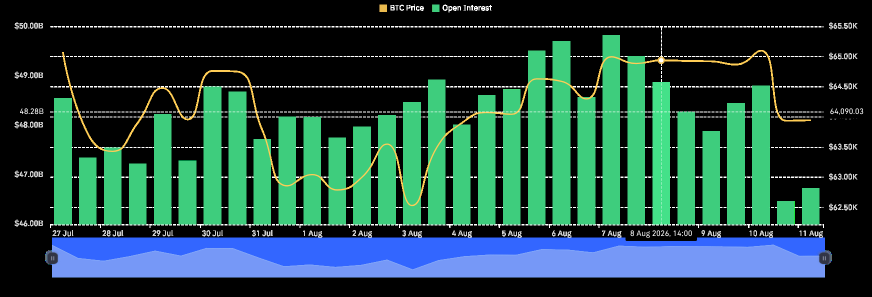
#> input picture download.png, 1743 x 594 px (shown at 1/2 size); its folder holds only this picture in this run
$ python -i skan.py   (imports and definitions only)
#> lines starting #> are read from the running program, lines starting #| are printed output that depends on the picture; after the words box and inside, x2 and y2 are one past the last pixel; in counts of white or black regions, pixels touching at a corner belong together
import glob
import os
import cv2
import numpy as np
import pandas as pd
import pytesseract
from datetime import datetime, timedelta
import re

# Konfiguracja ścieżki Tesseract (odkomentuj i ustaw jeśli wymagane na Twoim systemie Windows)
# pytesseract.pytesseract.tesseract_cmd = r'C:\Program Files\Tesseract-OCR\tesseract.exe'


# [4 lines left out: function setup_directories, not called in this run]


def ocr_digits_only(crop_img):
    """Maksymalnie dokładny OCR dla cyfr i symboli daty/czasu."""
    if crop_img is None or crop_img.size == 0:
        return ''

    # 1. Powiększenie (3x)
    resized = cv2.resize(crop_img, None, fx=3, fy=3, interpolation=cv2.INTER_CUBIC)

    # 2. Szarość + Binaryzacja Otsu
    gray = cv2.cvtColor(resized, cv2.COLOR_BGR2GRAY)
    _, thresh = cv2.threshold(gray, 0, 255, cv2.THRESH_BINARY_INV + cv2.THRESH_OTSU)

    # 3. Dodanie marginesu wokół ramki
    bordered = cv2.copyMakeBorder(thresh, 10, 10, 10, 10, cv2.BORDER_CONSTANT, value=[0, 0, 0])

    # 4. Konfiguracja Tesseract dla cyfr i separatorów
    custom_config = r'--oem 3 --psm 8 -c tessedit_char_whitelist=0123456789-.:,$B/ '
    text = pytesseract.image_to_string(bordered, config=custom_config).strip()
    return text


def get_crypto_scales(filename):
    """
    Zwraca dynamiczny zakres skali na podstawie nazwy pliku (BTC vs SOL).
    W razie potrzeby możesz łatwo dostosować zakresy min/max poniżej.
    """
    fname_lower = filename.lower()

    # Domyślne wartości skali dla Bitcoin (BTC)
    if 'btc' in fname_lower:
        vol_min, vol_max = 0.0, 10.0   # Mld USD
        price_min, price_max = 60000.0, 100000.0 # USD
    # Domyślne wartości dla Solana (SOL)
    elif 'sol' in fname_lower:
        vol_min, vol_max = 0.0, 5.0    # Mld USD
        price_min, price_max = 100.0, 300.0      # USD
    else:
        # Skala uniwersalna/domyślna
        vol_min, vol_max = 0.0, 10.0
        price_min, price_max = 0.0, 1000.0

    return vol_min, vol_max, price_min, price_max


# [32 lines left out: function normalize_csv, not called in this run]


def process_image(file_path):
#> called with file_path = 'download.png'
    filename = os.path.basename(file_path)
    print(f'\n[+] Processing: {filename}')

    img = cv2.imread(file_path)
#> img is the input picture: shape (594, 1743, 3); mean B, G, R 66.7, 72.8, 34.1
    if img is None:
        print(f'[-] Błąd podczas wczytywania: {filename}')
        return

    h, w, _ = img.shape
#> h = 594; w = 1743
    hsv = cv2.cvtColor(img, cv2.COLOR_BGR2HSV)
#> hsv: shape (594, 1743, 3); mean H, S, V 31, 63, 87.2

    # Pobieramy dopasowane skale cenowe i wolumenowe dla danego aktywa (BTC/SOL)
    vol_min, vol_max, price_min, price_max = get_crypto_scales(filename)

    # Wyrównanie osi Y na podstawie wysokości obrazka
    y_top = int(h * 0.08)
#> y_top = 47
    y_bottom = int(h * 0.88)
#> y_bottom = 522

    def pixel_to_volume(y):
        y_clamped = max(y_top, min(y_bottom, y))
        ratio = (y_bottom - y_clamped) / float(y_bottom - y_top)
        return vol_min + ratio * (vol_max - vol_min)

    def pixel_to_price(y):
        y_clamped = max(y_top, min(y_bottom, y))
        ratio = (y_bottom - y_clamped) / float(y_bottom - y_top)
        return price_min + ratio * (price_max - price_min)

    # Wykrywanie zielonych słupków
    lower_green = np.array([30, 40, 40])
    upper_green = np.array([90, 255, 255])
    mask_green = cv2.inRange(hsv, lower_green, upper_green)
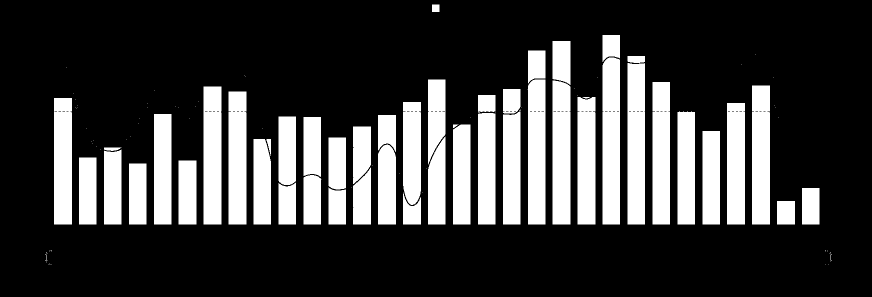
#> mask_green: shape (594, 1743) (shown at 1/2 size); 23.9% white; 120 white regions (71 under 20 px)

    contours, _ = cv2.findContours(mask_green, cv2.RETR_EXTERNAL, cv2.CHAIN_APPROX_SIMPLE)
#> contours = 120 contours, 72 with area under 20; largest, box (x1, y1, x2, y2) and area: (1205, 115, 1240, 449) 11222, (1255, 126, 1290, 449) 10903, (1105, 161, 1141, 449) 9911, (1056, 159, 1091, 449) 9768, (1504, 171, 1540, 449) 9678

    bars = []
    for cnt in contours:
        x, y, bw, bh = cv2.boundingRect(cnt)
        # Filtracja artefaktów – wykrywamy rzeczywiste słupki
        if bh > 12 and bw >= 3 and bh < (h * 0.85):
            bars.append((x, y, bw, bh))
#> this loop made 120 passes
#> (x, y, bw, bh) on passes 1, 2, 3, 4, 6, 9, 12, 19, 20, 26, 27, 29: (1650, 529, 1, 1), (103, 529, 1, 1), (1656, 528, 1, 1), (100, 528, 1, 1), (1660, 523, 1, 1), (1660, 521, 1, 1), (92, 510, 3, 12), (1651, 502, 1, 1), (102, 502, 1, 1), (844, 385, 1, 1), (806, 385, 36, 64), (657, 375, 35, 74)
#> (cnt, x, y, bw, bh) on passes 5, 7, 8, 10, 11, 13: ([[98, 527], [97, 528], [98, 528]], 97, 527, 2, 2), ([[93, 523], [92, 524]], 92, 523, 2, 2), ([[1662, 521], [1663, 521]], 1662, 521, 2, 1), ([[90, 521], [91, 521]], 90, 521, 2, 1), ([[1661, 510], [1661, 519]], 1661, 510, 1, 10), ([[1662, 508], [1663, 508]], 1662, 508, 2, 1)
#> after the loop, bars = 46 items, first 6: (1554, 402, 36, 47), (806, 385, 36, 64), (1604, 376, 35, 73), (657, 375, 35, 74), (557, 365, 35, 84), (607, 350, 36, 99)

    # Sortowanie słupków od lewej do prawej
    bars = sorted(bars, key=lambda b: b[0])
#> bars = 46 items, first 6: (108, 196, 36, 253), (158, 315, 35, 134), (208, 299, 35, 150), (258, 327, 35, 122), (308, 228, 35, 221), (357, 321, 36, 128)

    # Maskowanie żółtej linii ceny
    lower_yellow = np.array([15, 80, 100])
    upper_yellow = np.array([38, 255, 255])
    mask_yellow = cv2.inRange(hsv, lower_yellow, upper_yellow)
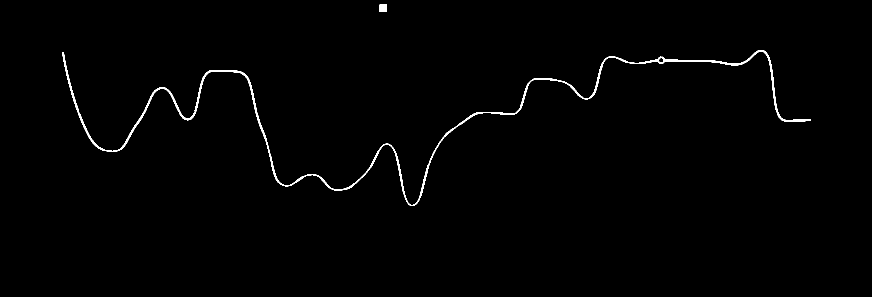
#> mask_yellow: shape (594, 1743) (shown at 1/2 size); 0.82% white; 3 white regions, box (x1, y1, x2, y2) and area: (124, 100, 1556, 412) 8003, (1553, 224, 1622, 243) 273, (759, 9, 774, 24) 225

    results = []

    for idx, (bx, by, bw, bh) in enumerate(bars):
        center_x = bx + bw // 2

        # Wolumen liczony od szczytu słupka
        vol_val = pixel_to_volume(by)

        # Wykrywanie ceny na linii Y w punkcie X słupka
        yellow_pixels = np.where(mask_yellow[:, max(0, center_x - 1):min(w, center_x + 2)] > 0)[0]
        if len(yellow_pixels) > 0:
            line_y = np.mean(yellow_pixels)
            price_val = pixel_to_price(line_y)
        else:
            price_val = None

        # Dynamiczny obszar OCR poniżej słupka
        crop_y1 = min(h - 5, by + bh)
        crop_y2 = min(h, crop_y1 + int(h * 0.08))
        crop_x1 = max(0, bx - 6)
        crop_x2 = min(w, bx + bw + 6)

        time_crop = img[crop_y1:crop_y2, crop_x1:crop_x2]
        time_str = ocr_digits_only(time_crop)

        results.append({
            'Index': idx + 1,
            'Czas (OCR)': time_str if time_str else 'N/A',
            'Słupek (Vol Mld USD)': round(vol_val, 3),
            'Linia Cena (USD)': round(price_val, 2) if price_val else None,
        })
#> this loop made 1 pass
#> (bx, by, bw, bh, center_x, vol_val) on pass 1: (108, 196, 36, 253, 126, 6.86)
#> pass 1, in process_image, `time_crop = img[crop_y1:crop_y2, crop_x1:crop_x2]`:
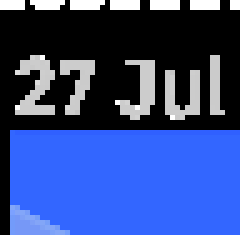
#> time_crop: shape (47, 48, 3) (shown 5 times larger); mean B, G, R 136.7, 72.3, 50.8
#> pass 1, in ocr_digits_only, `resized = cv2.resize(crop_img, None, fx=3, fy=3, interpolation=cv2.INT..`:
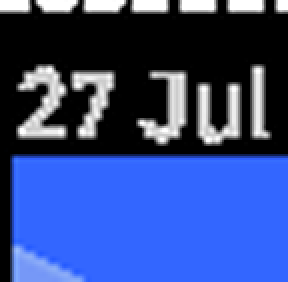
#> resized: shape (141, 144, 3) (shown 2 times larger); mean B, G, R 137.8, 73.5, 51.9
#> pass 1, in ocr_digits_only, `gray = cv2.cvtColor(resized, cv2.COLOR_BGR2GRAY)`:
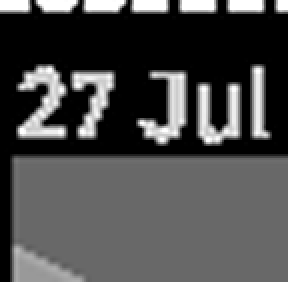
#> gray: shape (141, 144) (shown 2 times larger); min 0, max 255, mean 74.3
#> pass 1, in ocr_digits_only, `_, thresh = cv2.threshold(gray, 0, 255, cv2.THRESH_BINARY_INV + cv2.TH..`:
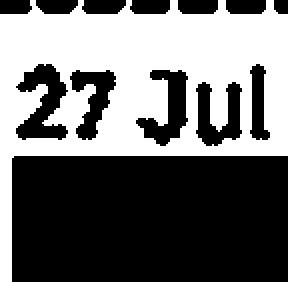
#> thresh: shape (141, 144) (shown 2 times larger); 42.9% white; 1 white region, box (x1, y1, x2, y2) and area: (0, 0, 144, 141) 8720
#> after the loop, results = []

    # Zapis i normalizacja
    df = pd.DataFrame(results)
    base_name = os.path.splitext(filename)[0]
    csv_output_path = f'./przetworzone/{base_name}_dane.csv'
    df.to_csv(csv_output_path, index=False)
    print(f'  [✓] Odnaleziono słupków: {len(bars)}. Zapisano: {csv_output_path}')

    normalize_csv(csv_output_path)


# [17 lines left out: function main, not called in this run]


# [2 lines not run here, left out]

#> (the run stopped early here; a loop or call above may not have finished)
